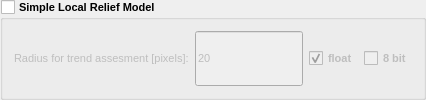
                  <widget class="QGroupBox" name="group_local_relief">
                   <property name="enabled">
                    <bool>true</bool>
                   </property>
                   <property name="sizePolicy">
                    <sizepolicy hsizetype="Preferred" vsizetype="Preferred">
                     <horstretch>0</horstretch>
                     <verstretch>0</verstretch>
                    </sizepolicy>
                   </property>
                   <property name="font">
                    <font>
                     <pointsize>8</pointsize>
                     <weight>75</weight>
                     <bold>true</bold>
                    </font>
                   </property>
                   <property name="accessibleDescription">
                    <string>simple_local_relief</string>
                   </property>
                   <property name="title">
                    <string>Simple Local Relief Model</string>
                   </property>
                   <property name="flat">
                    <bool>false</bool>
                   </property>
                   <property name="checkable">
                    <bool>true</bool>
                   </property>
                   <property name="checked">
                    <bool>false</bool>
                   </property>
                   <layout class="QHBoxLayout" name="horizontalLayout_17" stretch="0,0,0">
                    <item>
                     <layout class="QHBoxLayout" name="horizontalLayout_46">
                      <item>
                       <widget class="QLabel" name="label_46">
                        <property name="sizePolicy">
                         <sizepolicy hsizetype="Preferred" vsizetype="Preferred">
                          <horstretch>0</horstretch>
                          <verstretch>0</verstretch>
                         </sizepolicy>
                        </property>
                        <property name="font">
                         <font>
                          <pointsize>8</pointsize>
                          <weight>50</weight>
                          <bold>false</bold>
                         </font>
                        </property>
                        <property name="text">
                         <string>Radius for trend assesment [pixels]:</string>
                        </property>
                       </widget>
                      </item>
                      <item>
                       <widget class="QLineEdit" name="line_slrm_rad_cell">
                        <property name="sizePolicy">
                         <sizepolicy hsizetype="Preferred" vsizetype="Preferred">
                          <horstretch>0</horstretch>
                          <verstretch>0</verstretch>
                         </sizepolicy>
                        </property>
                        <property name="font">
                         <font>
                          <pointsize>8</pointsize>
                          <weight>50</weight>
                          <bold>false</bold>
                         </font>
                        </property>
                        <property name="accessibleDescription">
                         <string>trend_radius</string>
                        </property>
                        <property name="inputMask">
                         <string>009</string>
                        </property>
                        <property name="text">
                         <string>20</string>
                        </property>
                        <property name="maxLength">
                         <number>3</number>
                        </property>
                        <property name="frame">
                         <bool>true</bool>
                        </property>
                        <property name="placeholderText">
                         <string/>
                        </property>
                        <property name="clearButtonEnabled">
                         <bool>false</bool>
                        </property>
                       </widget>
                      </item>
                     </layout>
                    </item>
                    <item>
                     <spacer name="horizontalSpacer_9">
                      <property name="orientation">
                       <enum>Qt::Horizontal</enum>
                      </property>
                      <property name="sizeType">
                       <enum>QSizePolicy::Expanding</enum>
                      </property>
                      <property name="sizeHint" stdset="0">
                       <size>
                        <width>0</width>
                        <height>20</height>
                       </size>
                      </property>
                     </spacer>
                    </item>
                    <item>
                     <layout class="QHBoxLayout" name="horizontalLayout_7">
                      <item>
                       <widget class="QCheckBox" name="check_slrm_float">
                        <property name="sizePolicy">
                         <sizepolicy hsizetype="Preferred" vsizetype="Preferred">
                          <horstretch>0</horstretch>
                          <verstretch>0</verstretch>
                         </sizepolicy>
                        </property>
                        <property name="font">
                         <font>
                          <pointsize>8</pointsize>
                         </font>
                        </property>
                        <property name="text">
                         <string>float</string>
                        </property>
                        <property name="checked">
                         <bool>true</bool>
                        </property>
                       </widget>
                      </item>
                      <item>
                       <widget class="QCheckBox" name="check_slrm_8bit">
                        <property name="sizePolicy">
                         <sizepolicy hsizetype="Preferred" vsizetype="Preferred">
                          <horstretch>0</horstretch>
                          <verstretch>0</verstretch>
                         </sizepolicy>
                        </property>
                        <property name="font">
                         <font>
                          <pointsize>8</pointsize>
                         </font>
                        </property>
                        <property name="text">
                         <string>8 bit</string>
                        </property>
                       </widget>
                      </item>
                     </layout>
                    </item>
                   </layout>
                  </widget>
